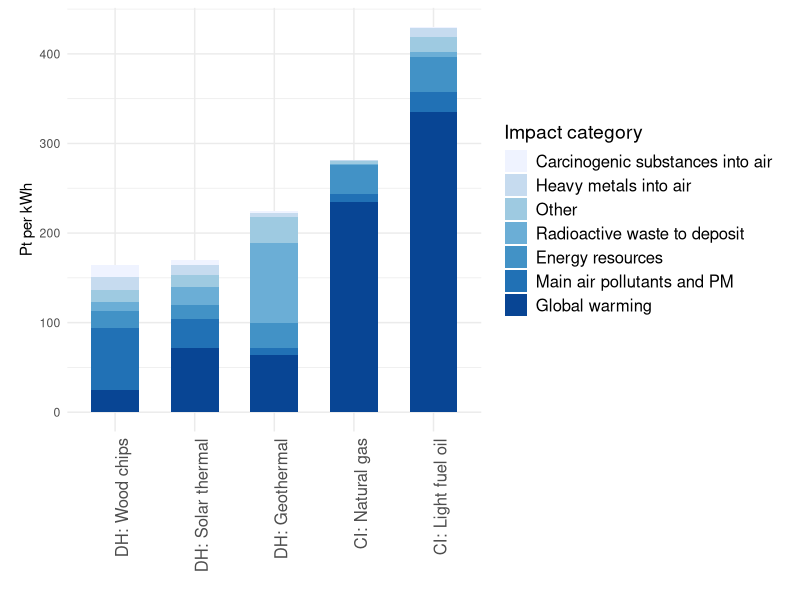
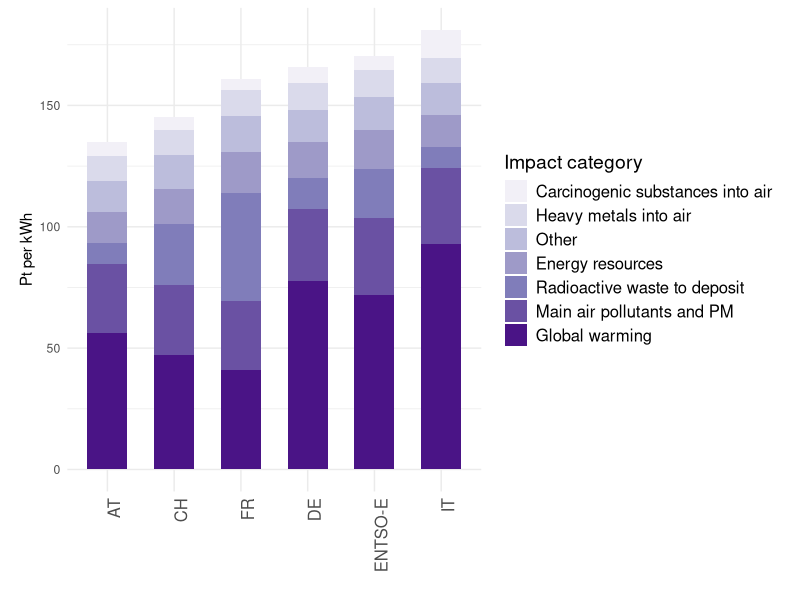
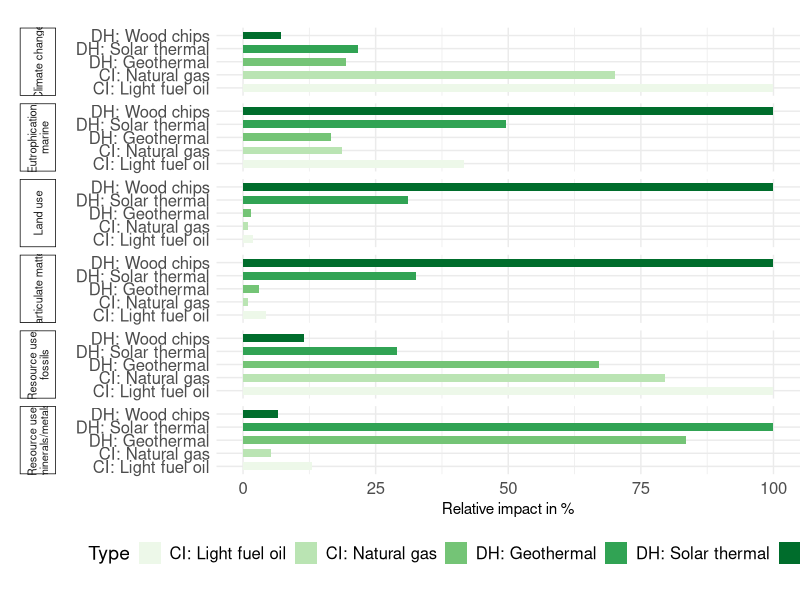
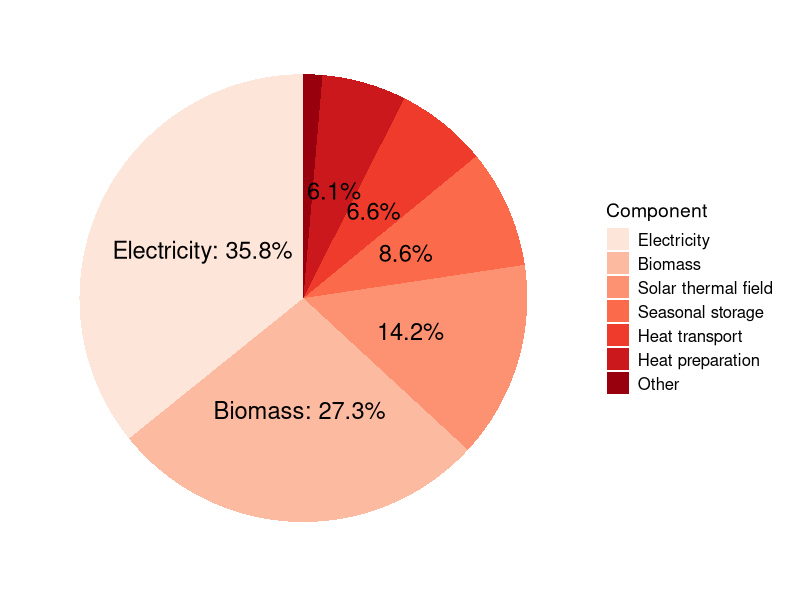
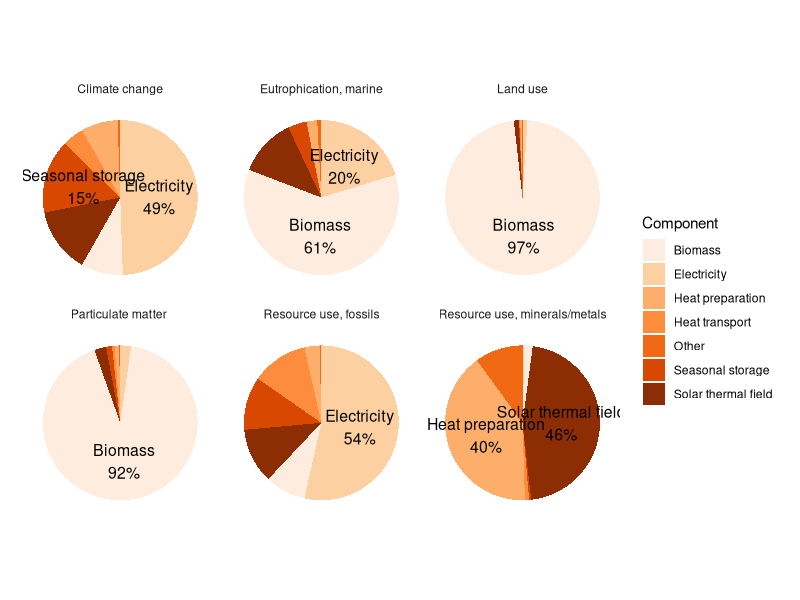
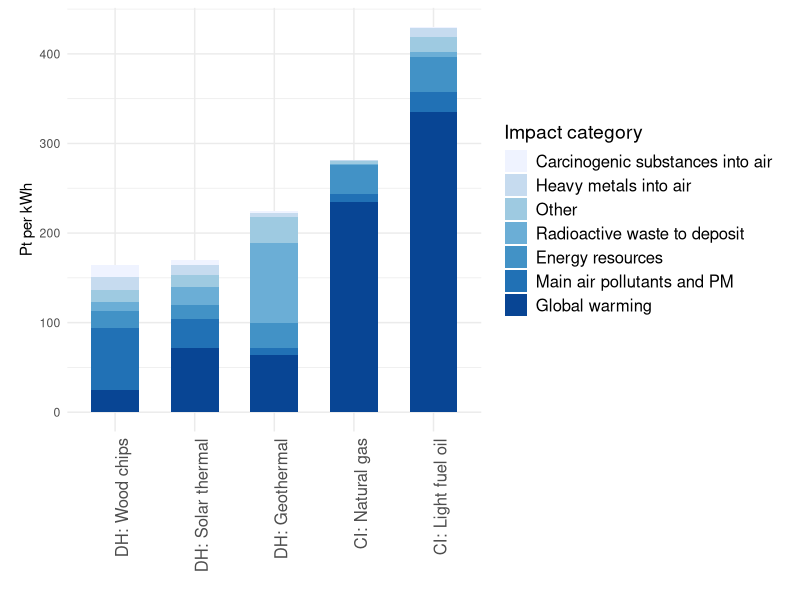
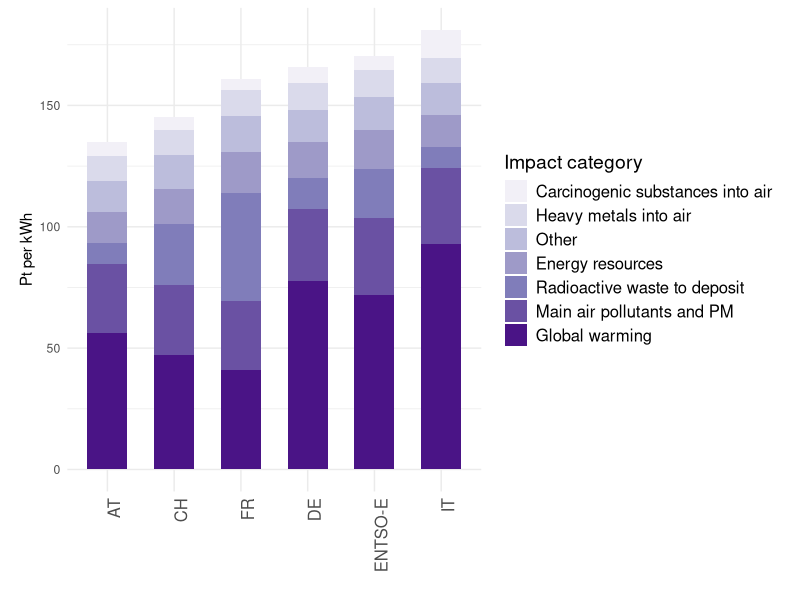
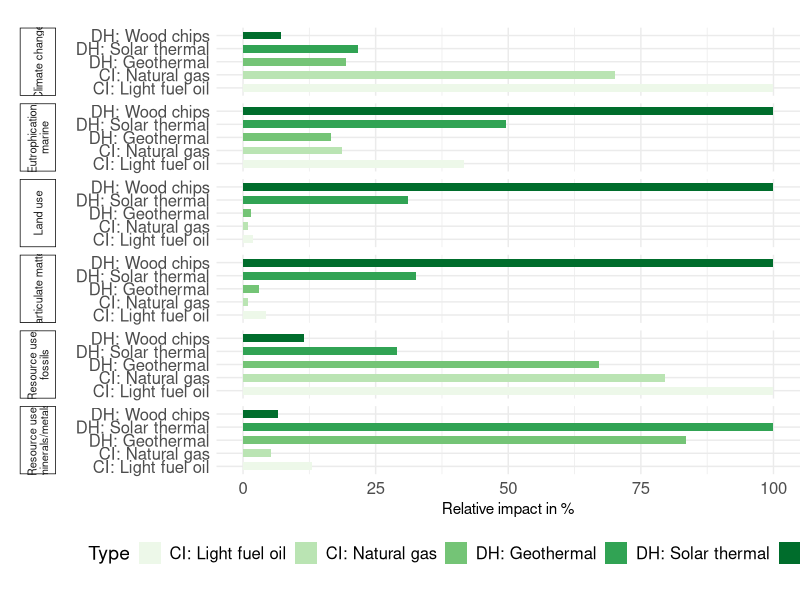

The R script that drew these images, in order:
## ---- chunk 1
library(readr)
library(tidyr)
library(ggplot2)
library(dplyr)
library(stringr)
library(RColorBrewer)
library(ggrepel)
## ---- chunk 2
#es <- read_delim("data/PWRG results solar - Sheet7 - edit.csv")[1:7, ]
es <- read_delim("data/PWRG results solar - ES single score.csv")[1:7, ]

long_es <- pivot_longer(es, cols = -c("Impact category"), names_to = "Type", values_to = "Value")

long_es <- long_es |>
  mutate(
    Type = ifelse(Type == "DH: Geothermal heat pump", "DH: Geothermal", Type),
  )

long_es_ordered <- long_es |>
  group_by(Type) |>
  summarise(total = sum(Value)) |>
  arrange(total) |>
  pull(Type)
long_es$Type <- factor(long_es$Type, levels = long_es_ordered)

ggplot(long_es, aes(x = Type, y = Value, fill = reorder(`Impact category`, Value))) +
  geom_bar(stat = "identity", width = 0.6) +  # Use 'identity' to plot actual values
  labs(x = "",
       y = "Pt per kWh",
       fill = "Impact category") +
  #scale_fill_viridis_d(option = "viridis") +
  scale_fill_brewer(palette = "Blues") +
  theme_minimal() +
  theme(
        legend.title = element_text(size = 14),  # Title of the legend
        legend.text = element_text(size = 12),    # Items in the legend
        plot.margin = unit(c(0.2, 0.5, 0.2, 0.5), "cm"),  # top, right, bottom, left
        axis.text.x = element_text(angle = 90, hjust = 1, size = 12)
        )
ggsave("img/pwrg_solar_es_single_score.png")
## ---- chunk 3

es <- read_delim("data/PWRG results solar - electricity sensitivity - edit.csv")[1:7, ]

long_es <- pivot_longer(es, cols = -c("Impact category"), names_to = "Type", values_to = "Value")

long_es <- long_es |>
  mutate(
    Type = ifelse(Type == "DH: Geothermal heat pump", "DH: Geothermal", Type),
  )

long_es_ordered <- long_es |>
  group_by(Type) |>
  summarise(total = sum(Value)) |>
  arrange(total) |>
  pull(Type)
long_es$Type <- factor(long_es$Type, levels = long_es_ordered)

ggplot(long_es, aes(x = Type, y = Value, fill = reorder(`Impact category`, Value))) +
  geom_bar(stat = "identity", width = 0.6) +  # Use 'identity' to plot actual values
  labs(x = "",
       y = "Pt per kWh",
       fill = "Impact category") +
  #scale_fill_viridis_d(option = "viridis") +
  scale_fill_brewer(palette = "Purples") +
  theme_minimal() +
  theme(
        legend.title = element_text(size = 14),  # Title of the legend
        legend.text = element_text(size = 12),    # Items in the legend
        plot.margin = unit(c(0.2, 0.5, 0.2, 0.5), "cm"),  # top, right, bottom, left
        axis.text.x = element_text(angle = 90, hjust = 1, size = 12)
        )
ggsave("img/pwrg_elec_sens.png")
## ---- chunk 4
ef <- read_delim("data/PWRG results solar - EF damage assessment.csv")[1:15, ]

long_ef <- pivot_longer(ef, cols = -c("Damage category", "Unit"), names_to = "Type", values_to = "Value")

long_ef_normalized <- long_ef |>
  filter(`Damage category` %in% c("Climate change", "Particulate matter", "Eutrophication, marine", "Land use", "Resource use, minerals/metals", "Resource use, fossils")) |>  
  group_by(`Damage category`) |>
  mutate(
    pct = Value / max(Value) * 100,
    Type = ifelse(Type == "DH: Geothermal heat pump", "DH: Geothermal", Type),
    #`Damage category` = ifelse(`Damage category` == "Resource use, minerals/metals", "RU: minerals, metals", `Damage category`),
    #`Damage category` = ifelse(`Damage category` == "Resource use, fossils", "RU: fossils", `Damage category`),
  )
long_ef_normalized$`Damage category` <- str_wrap(long_ef_normalized$`Damage category`, width = 20)
ggplot(long_ef_normalized, aes(x = Type, y = pct, fill = Type)) +
  geom_col(width = 0.6) +
  facet_grid(rows = vars(`Damage category`), switch = "y") +
  labs(
    x = "",
    y = "Relative impact in %",
  ) +
  theme_minimal() +
  theme(
    strip.placement = "outside",
    strip.text.y.left = element_text(angle = 90, size = 8, hjust = 0.5, vjust = 0.5), 
    strip.switch.pad.grid = unit(0.5, "cm"),
    plot.margin = margin(20, 0, 20, 0),
    strip.background = element_rect(color = "black", linewidth = 0.5),
    axis.text.x = element_text(size = 12),
    axis.text.y = element_text(size = 12),
    legend.position = "bottom",
    legend.title = element_text(size = 14),  # Title of the legend
    legend.text = element_text(size = 12),    # Items in the legend
  ) +
  scale_fill_brewer(palette = "Greens") +
  coord_flip()
ggsave("img/pwrg_solar_ef_midpoints_faceted.png")
## ---- chunk 5
data <- read_delim("data/PWRG 1_ ES level 1 - Copy of Copy of level1.csv")

data$Component <- factor(data$Component, levels = data$Component[order(data$Value, decreasing = TRUE)])

data$percentage <- data$Value / sum(data$Value) * 100
data$label <- ifelse(data$percentage >= 15, 
                     paste0(data$Component, ": ", round(data$percentage, 1), "%"), 
                     data$label <- ifelse(data$percentage >= 5, 
                                          paste0(round(data$percentage, 1), "%"), 
                                          ""))

# Create the pie chart without the circle outline
ggplot(data, aes(x = "", y = Value, fill = Component)) +
  geom_bar(stat = "identity", width = 1) +
  coord_polar(theta = "y") +  # Converts bar chart to pie chart
  theme_minimal() +
  theme(axis.text.x = element_blank(),  # Hide x-axis labels
        axis.title.x = element_blank(),  # Hide x-axis title
        axis.text.y = element_blank(),  # Hide y-axis labels
        axis.title.y = element_blank(),  # Hide y-axis title
        axis.ticks = element_blank(),    # Remove axis ticks
        panel.grid = element_blank(),    # Remove grid lines
        panel.border = element_blank(),
        legend.title = element_text(size = 14),  # Title of the legend
        legend.text = element_text(size = 12),    # Items in the legend
        plot.margin = unit(c(0.2, 0.5, 0.2, 0.5), "cm")  # top, right, bottom, left
        ) +
  geom_text(aes(label = label), 
            position = position_stack(vjust = 0.5),
            hjust = 0.5,
            size = 6
            ) +
  scale_fill_brewer(palette = "Reds")
ggsave("img/pwrg_solar_network_pie.png")
## ---- chunk 6
ef_level1 <- read_delim("data/EF level 1.csv")[1:7, ]
long_ef_level1 <- pivot_longer(ef_level1, cols = -c("Component"), names_to = "Damage category", values_to = "Value")

df_ef <- long_ef_level1 |>
  group_by(`Damage category`) |>
  mutate(
    fraction = Value / sum(Value),
    ymax = cumsum(fraction),
    ymin = lag(ymax, default = 0),
    label_pos = (ymax + ymin) / 2,
    label = ifelse(fraction >= 0.15, paste0(Component, "\n", round(fraction * 100), "%"), "")
  )

ggplot(df_ef, aes(ymax = ymax, ymin = ymin, xmax = 4, xmin = 3, fill = Component)) +
  geom_rect() +
  geom_text(aes(x = 3.5, y = label_pos, label = label), size = 4) +
  coord_polar(theta = "y") +
  facet_wrap(~`Damage category`) +
  theme_minimal() +
  theme(axis.text.x = element_blank(),  # Hide x-axis labels
        axis.title.x = element_blank(),  # Hide x-axis title
        axis.text.y = element_blank(),  # Hide y-axis labels
        axis.title.y = element_blank(),  # Hide y-axis title        
        axis.ticks = element_blank(),    # Remove axis ticks
        plot.margin = unit(c(0.2, 0.5, 0.2, 0.5), "cm"),  # top, right, bottom, left
        panel.grid = element_blank(),    # Remove grid lines
        panel.border = element_blank())  + # Remove border
  scale_fill_brewer(palette = "Oranges")
ggsave("img/pwrg_solar_ef_network_pie_faceted.png")
